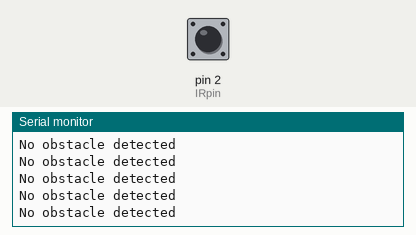
Bench run of a sketch on a simulated Arduino Uno, built with avr-gcc and run on an emulated ATmega328P. Shown: the last lines printed to the serial monitor. Inputs (shaded band) come from the test bench; at power-on: pin 2 (IRpin) HIGH.

Above: at 1.2 s.
1.3 s: pin 2 (IRpin) driven LOW
At 1.8 s:
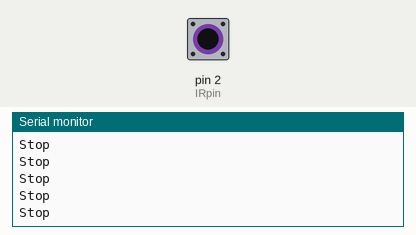
3.2 s: pin 2 (IRpin) driven HIGH
At 3.9 s:
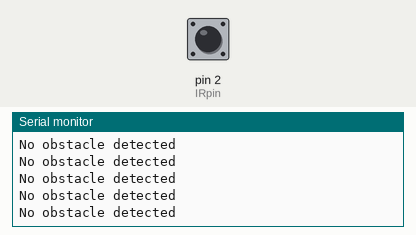
6.2 s: pin 2 (IRpin) driven LOW
At 7.0 s:
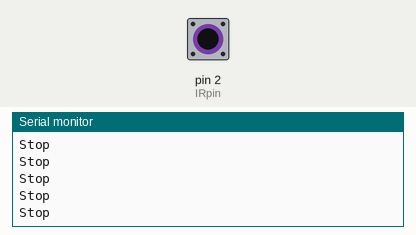
12.2 s: pin 2 (IRpin) driven HIGH
At 13.0 s:
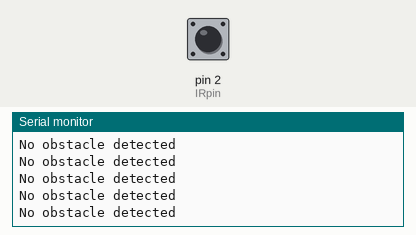

Measured:
- after the input at 1.3 s, the serial monitor: prints a new line after 0.07 s (image 1)
- after the input at 12.2 s, the serial monitor: prints a new line after 0.07 s (image 4)

The sketch:

IR_sensor.ino
```cpp
int IRpin=2;
int isobstacle;

void setup()
{
      pinMode(IRpin,INPUT);

      Serial.begin(9600);

}

void loop()
{

      isobstacle=digitalRead(IRpin);

      if(isobstacle==LOW)
      {
            Serial.println("Stop");
      }
      else
      {
            Serial.println("No obstacle detected");
      }

}
```
